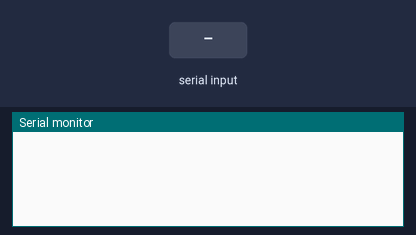
The sketch below on a simulated Arduino Uno, built with avr-gcc and run on an emulated ATmega328P. Shown: the last lines printed to the serial monitor. The test bench sets the inputs (shaded band). Storage starts empty; the audio player accepts every command and is not drawn.

Above: at 1.2 s.
1.3 s: "*all" received over Serial
At 2.2 s:
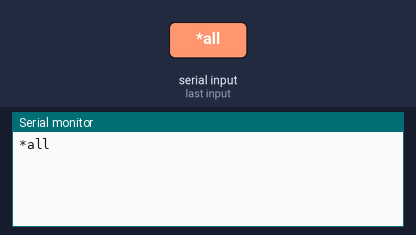
2.8 s: "1" received over Serial
At 3.5 s:
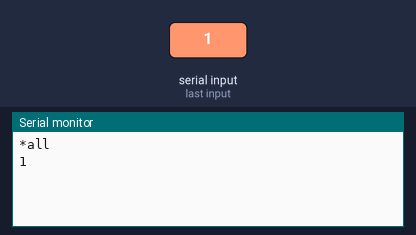

The sketch:

robot_voice.ino
```cpp
String voice;

int led1 = 2;
int led2 = 3;
int led3 = 4;
#include <SD.h>                           //include SD module library
#include <TMRpcm.h>
TMRpcm tmrpcm;//include speaker control library

#define SD_ChipSelectPin 4

void setup() {
  Serial.begin(9600);
    tmrpcm.speakerPin = 9;                  //define speaker pin.
                                          //you must use pin 9 of the Arduino Uno and Nano
                                          //the library is using this pin

  if (!SD.begin(SD_ChipSelectPin)) {      //see if the card is present and can be initialized

    return;                               //don't do anything more if not
  }

  tmrpcm.setVolume(6);                    //0 to 7. Set volume level
  tmrpcm.play("2.wav");
}

void loop() {
  while(Serial.available()) {
    delay(10);
    char c=Serial.read();
    if(c=='#')
    {break; }
    voice += c;
}

if (voice.length() > 0) {
  Serial.println(voice);
  if (voice == "*all")
  {tmrpcm.play("2.wav"); }

voice="";
}
}
```

Measured:
- after the input at 1.3 s, the serial monitor: prints a new line at once (image 1)
- after the input at 2.8 s, the serial monitor: prints a new line at once (image 2)
